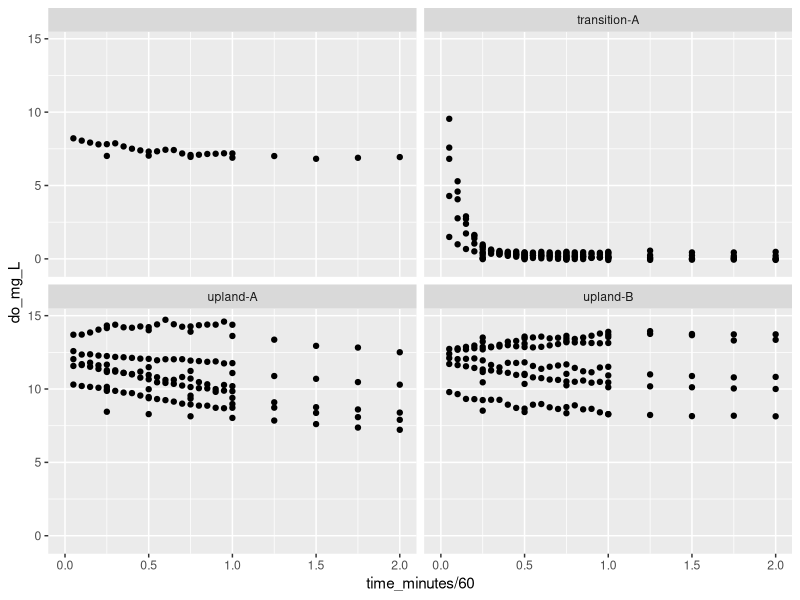

This figure's R source:

# load packages -----------------------------------------------------------

library(tidyverse)

#

# load data ---------------------------------------------------------------
optodes_data = read.csv("data/anoxia-redox/optode_processed_water_2wk_first24hr.csv")

optodes_data %>% 
  ggplot(aes(x = time_minutes/60, y = do_mg_L))+
  geom_point()+
  facet_wrap(~location)+
  xlim(0, 2)
